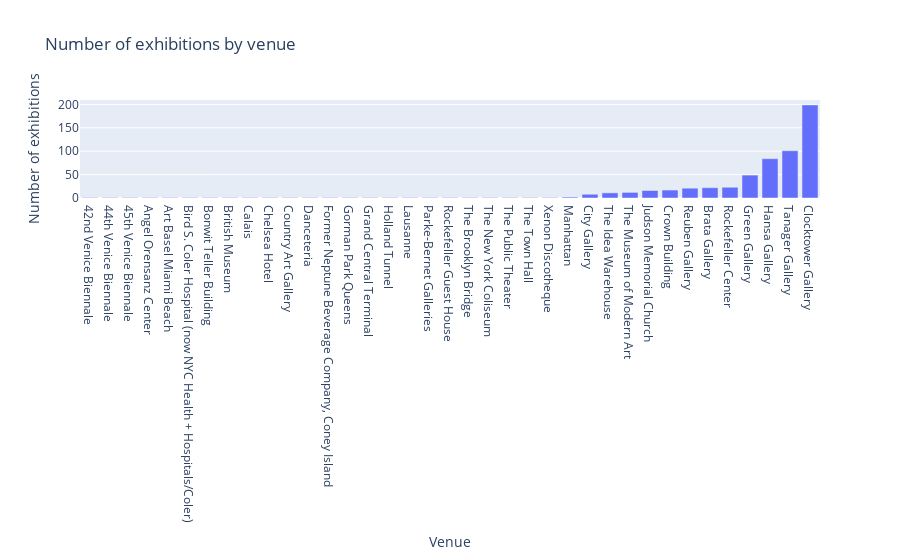

Notebook cell for this chart:
### Markdown cell above
# Remove MoMA and MoMa PS1 from data

### Code cell
if "MoMA" in number_dict:
    del number_dict["MoMA"]
if "MoMA PS1" in number_dict:
    del number_dict["MoMA PS1"]

x_values = number_dict.keys()
y_values = number_dict.values()

fig = px.bar(x=x_values, y=y_values, 
labels={"x": "Venue", "y": "Number of exhibitions"},
title="Number of exhibitions by venue"
)
fig.show()

### Figure 1 — Plotly figure (JSON) as saved in the notebook; plotly's stock layout.template omitted (floating-point values rounded to 4 significant figures)
{"data": [{"alignmentgroup": "True", "hovertemplate": "Venue=%{x}<br>Number of exhibitions=%{y}<extra></extra>", "legendgroup": "", "marker": {"color": "#636efa", "pattern": {"shape": ""}}, "name": "", "offsetgroup": "", "orientation": "v", "showlegend": false, "textposition": "auto", "type": "bar", "x": ["42nd Venice Biennale", "44th Venice Biennale", "45th Venice Biennale", "Angel Orensanz Center", "Art Basel Miami Beach", "Bird S. Coler Hospital (now NYC Health + Hospitals/Coler)", "Bonwit Teller Building", "British Museum", "Calais", "Chelsea Hotel", "Country Art Gallery", "Danceteria", "Former Neptune Beverage Company, Coney Island", "Gorman Park Queens", "Grand Central Terminal", "Holland Tunnel", "Lausanne", "Parke-Bernet Galleries", "Rockefeller Guest House", "The Brooklyn Bridge", "The New York Coliseum", "The Public Theater", "The Town Hall", "Xenon Discotheque", "Manhattan", "City Gallery", "The Idea Warehouse", "The Museum of Modern Art", "Judson Memorial Church", "Crown Building", "Reuben Gallery", "Brata Gallery", "Rockefeller Center", "Green Gallery", "Hansa Gallery", "Tanager Gallery", "Clocktower Gallery"], "xaxis": "x", "y": [1, 1, 1, 1, 1, 1, 1, 1, 1, 1, 1, 1, 1, 1, 1, 1, 1, 1, 1, 1, 1, 1, 1, 1, 2, 8, 11, 12, 16, 17, 21, 22, 23, 49, 84, 101, 199], "yaxis": "y"}], "layout": {"barmode": "relative", "legend": {"tracegroupgap": 0}, "title": {"text": "Number of exhibitions by venue"}, "xaxis": {"anchor": "y", "domain": [0, 1], "title": {"text": "Venue"}}, "yaxis": {"anchor": "x", "domain": [0, 1], "title": {"text": "Number of exhibitions"}}}}
